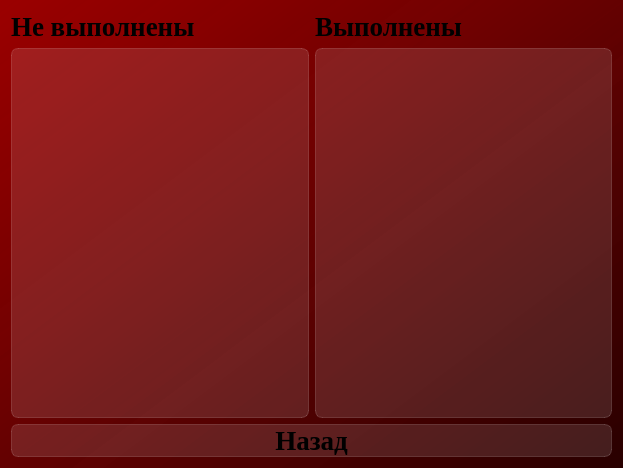
<?xml version="1.0" encoding="UTF-8"?>
<ui version="4.0">
 <class>Dialog_list_achievements</class>
 <widget class="QDialog" name="Dialog_list_achievements">
  <property name="geometry">
   <rect>
    <x>0</x>
    <y>0</y>
    <width>623</width>
    <height>468</height>
   </rect>
  </property>
  <property name="windowTitle">
   <string>Достижения</string>
  </property>
  <property name="styleSheet">
   <string notr="true">background-color: qlineargradient(spread:pad, x1:1, y1:1, x2:0, y2:0, stop:0 rgba(41, 0, 0, 255), stop:0.427447 rgba(91, 0, 0, 235), stop:1 rgba(155, 0, 0, 255));
font-family: Liberation Serif;
</string>
  </property>
  <layout class="QVBoxLayout" name="verticalLayout">
   <item>
    <layout class="QHBoxLayout" name="horizontalLayout_labels">
     <item>
      <widget class="QLabel" name="label_not_done">
       <property name="styleSheet">
        <string notr="true">text-align: center;
font-weight: bold;
font-size: 20pt;
background-color: none;
border: none;</string>
       </property>
       <property name="text">
        <string>Не выполнены</string>
       </property>
      </widget>
     </item>
     <item>
      <widget class="QLabel" name="label_done">
       <property name="styleSheet">
        <string notr="true">text-align: center;
font-weight: bold;
font-size: 20pt;
background-color: none;
border: none;</string>
       </property>
       <property name="text">
        <string>Выполнены</string>
       </property>
      </widget>
     </item>
    </layout>
   </item>
   <item>
    <layout class="QHBoxLayout" name="horizontalLayout_lists">
     <item>
      <widget class="QListWidget" name="listWidget_not_done">
       <property name="styleSheet">
        <string notr="true">QListView {
font-weight: bold;
font-size: 20pt;
background-color: rgba(255, 255, 255, 30);
border: 1px solid rgba(255, 255, 255, 40);
border-radius: 7px;
}

QListView::item:selected {
border: none;
color: rgb(255, 255, 255);
background-color: rgba(255, 255, 255, 50);
}</string>
       </property>
      </widget>
     </item>
     <item>
      <widget class="QListWidget" name="listWidget_done">
       <property name="styleSheet">
        <string notr="true">QListView {
font-weight: bold;
font-size: 20pt;
background-color: rgba(255, 255, 255, 30);
border: 1px solid rgba(255, 255, 255, 40);
border-radius: 7px;
}

QListView::item:selected {
border: none;
color: rgb(255, 255, 255);
background-color: rgba(255, 255, 255, 50);
}</string>
       </property>
      </widget>
     </item>
    </layout>
   </item>
   <item>
    <widget class="QPushButton" name="pushButton_back">
     <property name="styleSheet">
      <string notr="true">QPushButton {
font-weight: bold;
font-size: 20pt;
text-align: center;
background-color: rgba(255, 255, 255, 30);
border: 1px solid rgba(255, 255, 255, 40);
border-radius: 7px;
}

QPushButton:hover {
background-color: rgba(255, 255, 255, 40);
}
QPushButton:pressed {
background-color: rgba(255, 255, 255, 70);
}</string>
     </property>
     <property name="text">
      <string>Назад</string>
     </property>
    </widget>
   </item>
  </layout>
 </widget>
 <resources/>
 <connections/>
</ui>
